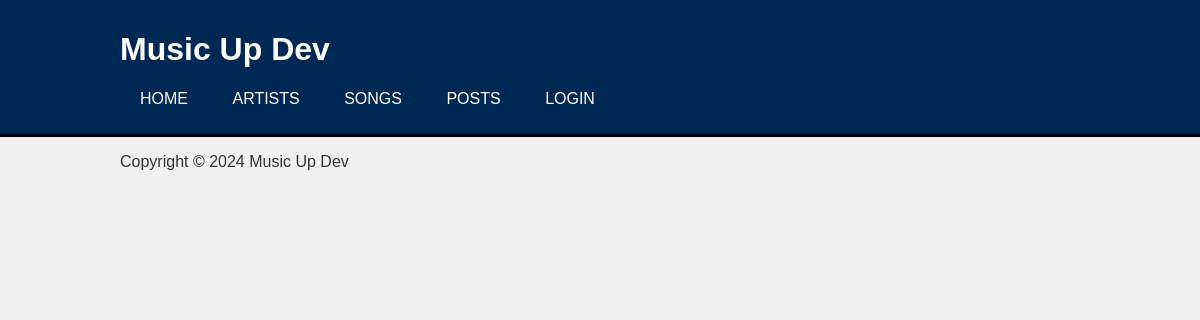
Page /Posts/ on the earlier database version.
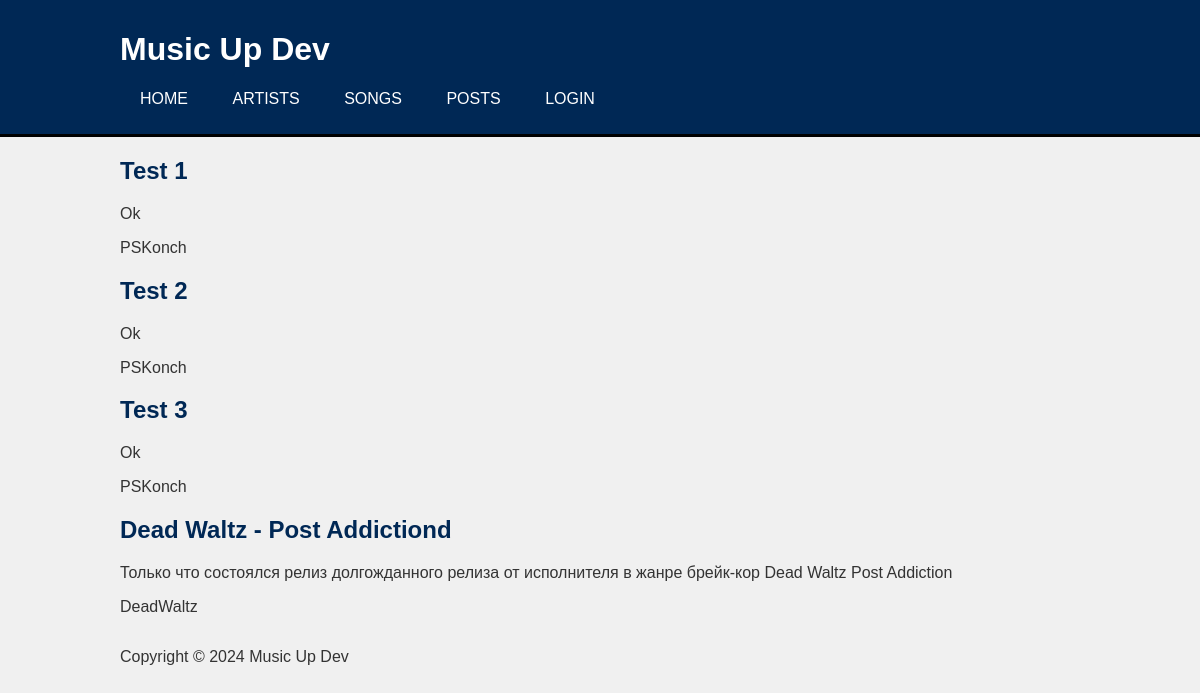
Same page on the later database version.
### Music_Up_Dev/models.py (models this page shows)
class Post_News(models.Model):
    title = models.CharField(max_length=200, blank=True)
    content = models.TextField(blank=True)
    created_at = models.DateTimeField(auto_now_add=timezone.now)
    author = models.ForeignKey(CustomUser, verbose_name=("auth_name"), on_delete=models.CASCADE)

### user/models.py (models this page shows)
class CustomUser(AbstractUser):
    is_artist = models.BooleanField(default=True)
    is_editor = models.BooleanField(default=False)
    description = models.TextField(blank=True)
    image = models.ImageField(upload_to='', blank=True)
    def __str__(self) -> str:
        return self.username

### Music_Up_Dev/views.py (the view)
# urls.py: path("Posts/", views.Posts_view, name="posts"),
def Posts_view(request):
    queryset = Post_News.objects.all()
    return render(request, "Music_Up_Dev/posts.html", {'content': queryset})

### Music_Up_Dev/templates/Music_Up_Dev/posts.html (shortened to what this page needs)
{% extends 'Music_Up_Dev/base.html' %}
{% block content %}
    {% for i in content %}
        <div class="artist_card">
            <h2>{{ i.title }}</h2>
            <p>{{ i.content }}</p>
            <p>{{ i.author }}</p>
        </div>
    {% endfor %}
{% endblock %}

Differences in the rows shown:
added Post_News: title "Test 1", content "Ok", author "PSKonch"
added Post_News: title "Test 2", content "Ok", author "PSKonch"
added Post_News: title "Test 3", content "Ok", author "PSKonch"
added Post_News: title "Dead Waltz - Post Addictiond", content "Только что состоялся релиз долгожданного релиза от исполнителя в жанре брейк-кор Dead Waltz Post Addiction", author "DeadWaltz"
